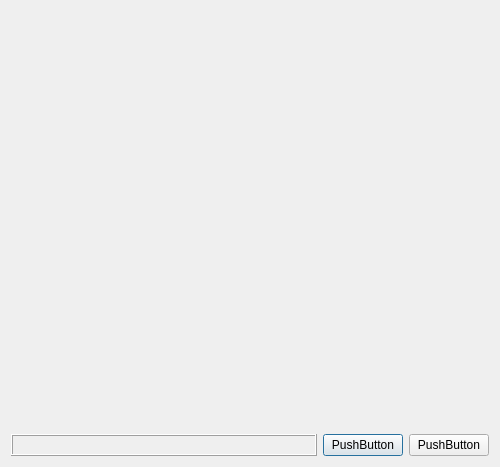
<ui version="4.0" >
 <class>GradientDialogClass</class>
 <widget class="QDialog" name="GradientDialogClass" >
  <property name="geometry" >
   <rect>
    <x>0</x>
    <y>0</y>
    <width>500</width>
    <height>467</height>
   </rect>
  </property>
  <property name="windowTitle" >
   <string>GradientDialog</string>
  </property>
  <layout class="QVBoxLayout" name="verticalLayout" >
   <item>
    <widget class="QColorDialog" native="1" name="colorDialog" >
     <property name="sizePolicy" >
      <sizepolicy vsizetype="Expanding" hsizetype="Expanding" >
       <horstretch>0</horstretch>
       <verstretch>0</verstretch>
      </sizepolicy>
     </property>
    </widget>
   </item>
   <item>
    <layout class="QHBoxLayout" name="horizontalLayout" >
     <item>
      <widget class="QFrame" name="frame_2" >
       <property name="frameShape" >
        <enum>QFrame::Box</enum>
       </property>
       <property name="frameShadow" >
        <enum>QFrame::Raised</enum>
       </property>
      </widget>
     </item>
     <item>
      <widget class="QPushButton" name="pushButton_2" >
       <property name="sizePolicy" >
        <sizepolicy vsizetype="Fixed" hsizetype="Maximum" >
         <horstretch>0</horstretch>
         <verstretch>0</verstretch>
        </sizepolicy>
       </property>
       <property name="text" >
        <string>PushButton</string>
       </property>
      </widget>
     </item>
     <item>
      <widget class="QPushButton" name="pushButton" >
       <property name="sizePolicy" >
        <sizepolicy vsizetype="Fixed" hsizetype="Maximum" >
         <horstretch>0</horstretch>
         <verstretch>0</verstretch>
        </sizepolicy>
       </property>
       <property name="text" >
        <string>PushButton</string>
       </property>
      </widget>
     </item>
    </layout>
   </item>
  </layout>
 </widget>
 <layoutdefault spacing="6" margin="11" />
 <customwidgets>
  <customwidget>
   <class>QColorDialog</class>
   <extends>QWidget</extends>
   <header>qcolordialog.h</header>
   <container>1</container>
  </customwidget>
 </customwidgets>
 <resources/>
 <connections/>
</ui>
